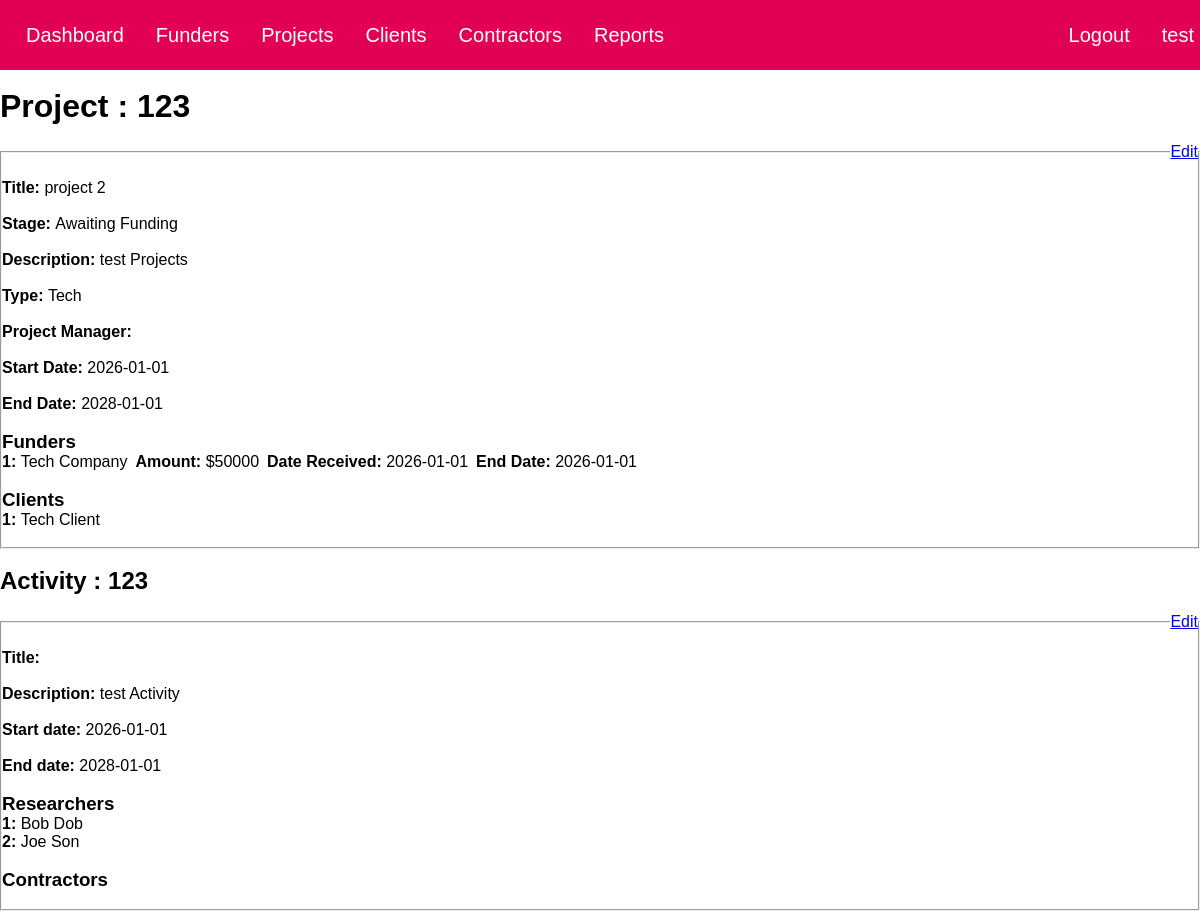
/projectPage.php?project_code=123, run on the app's committed database.
### tables this page shows
CREATE TABLE `projects` (
  `project_code` varchar(100) NOT NULL,
  `title` varchar(200) DEFAULT NULL,
  `description` mediumtext DEFAULT NULL,
  `stage` enum('Ideation','Proposal in Progress','Awaiting Funding','In Progress','Completed - Not Signed Off','Completed - Signed Off') DEFAULT NULL,
  `type` varchar(100) DEFAULT NULL,
  `start_date` date DEFAULT NULL,
  `end_date` date DEFAULT NULL,
  PRIMARY KEY (`project_code`)
);

CREATE TABLE `entities` (
  `id` int(11) NOT NULL AUTO_INCREMENT,
  `first_name` varchar(100) DEFAULT NULL,
  `last_name` varchar(100) DEFAULT NULL,
  `email` varchar(200) DEFAULT NULL,
  `salutation` varchar(10) DEFAULT NULL,
  `company` varchar(100) DEFAULT NULL,
  `category` enum('non-student','Undergraduate','Masters','PHD','Other') DEFAULT NULL,
  PRIMARY KEY (`id`),
  UNIQUE KEY `email` (`email`)
);

CREATE TABLE `funders` (
  `entity_id` int(11) DEFAULT NULL,
  `project_code` varchar(100) DEFAULT NULL,
  `funding_amt` decimal(10,0) DEFAULT NULL,
  `date_given` date DEFAULT NULL,
  `end_date` date DEFAULT NULL,
  KEY `Funders_Entities_FK` (`entity_id`),
  KEY `Funders_Projects_FK` (`project_code`),
  CONSTRAINT `Funders_Entities_FK` FOREIGN KEY (`entity_id`) REFERENCES `entities` (`id`),
  CONSTRAINT `Funders_Projects_FK` FOREIGN KEY (`project_code`) REFERENCES `projects` (`project_code`)
);

CREATE TABLE `activities` (
  `activity_code` varchar(100) NOT NULL,
  `project_code` varchar(100) DEFAULT NULL,
  `title` varchar(255) DEFAULT NULL,
  `description` mediumtext DEFAULT NULL,
  `start_date` date DEFAULT NULL,
  `end_date` date DEFAULT NULL,
  `notes` mediumtext DEFAULT NULL,
  PRIMARY KEY (`activity_code`),
  KEY `Activities_Projects_FK` (`project_code`),
  CONSTRAINT `Activities_Projects_FK` FOREIGN KEY (`project_code`) REFERENCES `projects` (`project_code`)
);

### Classes/Funder.php (called while the page is built, shortened)
<?php
class Funder {
    public $entity;
    public $project;
    private $mysqli;
    private $database = "Research";
    private $table = "Funders";
    public function __construct($entity, $project) {
        $this->entity = $entity;
        $this->project = $project;
    }
    public function openConnection() {
        $this->mysqli = new \mysqli('localhost:3306','root','', $this->database);
    }
    public function getFunderDetails() {
        $query = "SELECT * FROM {$this->table} WHERE entity_id = {$this->entity->id} AND project_code = {$this->project->project_code};";
        $result = mysqli_query($this->mysqli, $query) or die(mysqli_error($this->mysqli));
        if ($result) {
            $data = mysqli_fetch_array($result, MYSQLI_ASSOC);
            $this->funding_amt = $data['funding_amt'];
            $this->date_given = $data['date_given'];
            $this->funder_end_date = $data['end_date'];
        }
    }
    public static function getFunderIds($project) {
        $check = new Funder(new Entity(), $project);
        $check->openConnection();
        $query = "SELECT entity_id AS id FROM {$check->table} WHERE project_code = {$project->project_code};";
        $result = mysqli_query($check->mysqli, $query) or die(mysqli_error($check->mysqli));
        if ($result) {
            $funderId = [];
            while ($data = mysqli_fetch_array($result, MYSQLI_ASSOC)) {
                array_push($funderId, $data['id']);
            }
            return $funderId;
        }
    }
    public static function getNumOfFunders($project) {
        $check = new Funder(new Entity(), $project);
        $check->openConnection();
        $query = "SELECT count(*) AS count FROM {$check->table} WHERE project_code = {$project->project_code};";
        $result = mysqli_query($check->mysqli, $query) or die(mysqli_error($check->mysqli));
        if ($result) {
            $data = mysqli_fetch_array($result, MYSQLI_ASSOC);
            return $data['count'];
        }
    }
}
?>

### Classes/Project.php (called while the page is built, shortened)
<?php
class Project {
    private $mysqli;
    private $database = "Research";
    private $table = "Projects";
    public function openConnection() {
        $this->mysqli = new \mysqli('localhost:3306','root','', $this->database);
    }
    public function getProject($project_code) {
        $query = "SELECT * FROM {$this->table} WHERE project_code = {$project_code};";
        $result = mysqli_query($this->mysqli, $query) or die(mysqli_error($this->mysqli));
        if ($result->num_rows == 1) {
            $this->project_code = $project_code;
        } else {
            echo "Project Not Found";
        }
    }
    public function setProject($result) {
        $project = mysqli_fetch_array($result, MYSQLI_ASSOC);
        $this->title = $project['title'];
        $this->description = $project['description'];
        $this->stage = $project['stage'];
        $this->type = $project['type'];
        $this->start_date = $project['start_date'];
        $this->end_date = $project['end_date'];
    }
}
?>

### Classes/Client.php (called while the page is built, shortened)
<?php
class Client {
    private $database = "Research";
    public function __construct($entity, $project) {
        $this->entity = $entity;
    }
    public function openConnection() {
        $this->mysqli = new \mysqli('localhost:3306','root','', $this->database);
    }
    public static function clientId($project) {
        $check = new Client(new Entity(), $project);
        $check->openConnection();
        $query = "SELECT entity_id AS id FROM {$check->table} WHERE project_code = {$project->project_code};";
        $result = mysqli_query($check->mysqli, $query) or die(mysqli_error($check->mysqli));
        if ($result) {
            $Id = [];
            while ($data = mysqli_fetch_array($result, MYSQLI_ASSOC)) {
                array_push($Id, $data['id']);
            }
            return $Id;
        }
    }
}
?>

### Classes/Entity.php (called while the page is built, shortened)
<?php
class Entity {
    public $email;
    public $first_name, $last_name, $salutation, $company, $category;
    private $mysqli;
    private $database = "Research";
    private $table = "Entities";
    public function openConnection() {
        $this->mysqli = new \mysqli('localhost:3306','root','', $this->database);
    }
    public function getEntity($id) {
        $query = "SELECT *  FROM {$this->table} WHERE id = '{$id}';";
        $result = mysqli_query($this->mysqli, $query) or die(mysqli_error($this->mysqli));
    }
    public function setEntity($result) {
        $entity = mysqli_fetch_array($result, MYSQLI_ASSOC);
        $this->id = $entity['id'];
        $this->first_name = $entity['first_name'];
        $this->last_name = $entity['last_name'];
        $this->email = $entity['email'];
        $this->company = $entity['company'];
    }
    public function getName() {
        $name = $this->first_name . $this->last_name ? $this->first_name . " " . $this->last_name : "";
        $name .= $name && $this->company ? ", " : "";
        $name .= $this->company ? "{$this->company}" : "";
        $name = $name ? $name : $this->email;
        return $name;
    }
}
?>

### Classes/Activity.php (called while the page is built, shortened)
<?php
class Activity {
    public $project;
    private $mysqli;
    private $database = "Research";
    private $table = "Activities";
    public function __construct($project, $activity_code = 0) {
        $this->project = $project;
        $this->activity_code = $activity_code;
    }
    public function openConnection() {
        $this->mysqli = new \mysqli('localhost:3306','root','', $this->database);
    }
    public function getActivity($activity_code) {
        $query = "SELECT *  FROM $this->table WHERE activity_code = {$activity_code} AND project_code = {$this->project->project_code};";
        $result = mysqli_query($this->mysqli, $query) or die(mysqli_error($this->mysqli));
    }
    public function setActivity($result) {
        $activity = mysqli_fetch_array($result, MYSQLI_ASSOC);
        $this->description = $activity['description'];
        $this->start_date = $activity['start_date'];
        $this->end_date = $activity['end_date'];
    }
    public static function getActivityCodes($project_code) {
        $check = new Activity($project_code);
        $check->openConnection();
        $query = "SELECT activity_code AS code FROM {$check->table} WHERE project_code = {$project_code};";
        $result = mysqli_query($check->mysqli, $query) or die(mysqli_error($check->mysqli));
        if ($result) {
            $code = [];
            while ($data = mysqli_fetch_array($result, MYSQLI_ASSOC)) {
                array_push($code, $data['code']);
            }
            return $code;
        }
    }
}
?>

### Classes/Researcher.php (called while the page is built, shortened)
<?php
class Researcher {
    private $database = "Research";
    public function __construct($entity, $activity) {
        $this->entity = $entity;
    }
    public function openConnection() {
        $this->mysqli = new \mysqli('localhost:3306','root','', $this->database);
    }
    public static function researcherId($activity) {
        $check = new Researcher(new Entity(), $activity);
        $check->openConnection();
        $query = "SELECT entity_id AS id FROM {$check->table} WHERE activity_code = {$activity->activity_code};";
        $result = mysqli_query($check->mysqli, $query) or die(mysqli_error($check->mysqli));
        if ($result) {
            $Id = [];
            while ($data = mysqli_fetch_array($result, MYSQLI_ASSOC)) {
                array_push($Id, $data['id']);
            }
            return $Id;
        }
    }
}
?>

### Classes/Contractor.php (called while the page is built, shortened)
<?php
class Contractor {
    private $database = "Research";
    public function openConnection() {
        $this->mysqli = new \mysqli('localhost:3306','root','', $this->database);
    }
    public static function getContractorIds($activity) {
        $check = new Contractor(new Entity(), $activity);
        $check->openConnection();
        $query = "SELECT entity_id AS id FROM {$check->table} WHERE activity_code = {$activity->activity_code};";
        $result = mysqli_query($check->mysqli, $query) or die(mysqli_error($check->mysqli));
        if ($result) {
            $Id = [];
            return $Id;
        }
    }
}
?>

### projectPage.php (the view, shortened to what this page needs)
<?php
$project_code = $_GET['project_code'];
$project = new Project($project_code);
$project->openConnection();
$project->getProject($project_code);
$project->closeConnection();
$managerId = Project_Manager::managerId($project);
if ($managerId !== 0) {
    $manager = new Project_Manager(new Entity($managerId), $project);
    $manager->entity->openConnection();
    $manager->entity->getEntity($managerId);
    $manager->entity->closeConnection();
}
$numOfFunders = Funder::getNumOfFunders($project);
$funderId = Funder::getFunderIds($project);
$funder = [];
for ($i = 0; $i < $numOfFunders; $i++) {
    $funder[$i] = new Funder(new Entity($funderId[$i]), $project);
    $funder[$i]->entity->openConnection();
    $funder[$i]->entity->getEntity($funderId[$i]);
    $funder[$i]->entity->openConnection();
    $funder[$i]->openConnection();
    $funder[$i]->getFunderDetails();
    $funder[$i]->closeConnection();
}
$clientId = Client::clientId($project);
$numOfClients = count($clientId);
$client = [];
for ($i = 0; $i < $numOfClients; $i++) {
    $client[$i] = new Client(new Entity($clientId[$i]), $project);
    $client[$i]->entity->openConnection();
    $client[$i]->entity->getEntity($clientId[$i]);
    $client[$i]->entity->closeConnection();
}
$activityCodes = Activity::getActivityCodes($project_code);
$numOfActivities = count($activityCodes);
$activity = [];
$researcher = [];
for ($i = 0; $i < $numOfActivities; $i++) {
    $activity[$i] = new Activity($project, $activityCodes[$i]);
    $activity[$i]->openConnection();
    $activity[$i]->getActivity($activityCodes[$i]);
    $activity[$i]->closeConnection();
    $researcherId = Researcher::researcherId($activity[$i]);
    $numOfResearchers = count($researcherId);
    $researcher[$i] = [];
    for ($j = 0; $j < $numOfResearchers; $j++) {
        $researcher[$i][$j] = new Researcher(new Entity($researcherId[$j]), $activity[$i]);
        $researcher[$i][$j]->entity->openConnection();
        $researcher[$i][$j]->entity->getEntity($researcherId[$j]);
        $researcher[$i][$j]->entity->closeConnection();
    }
    $contractorId = Contractor::getContractorIds($activity[$i]);
    $numOfContractors = count($contractorId);
}
?>
<html>
    <head>
        <link rel="stylesheet" href="index.css">
    </head>
    <body onload='displayHeader()'>
        <div class='header' id='header'></div>
        <br>
        <h1>Project : <?= $project_code ?></h1>
        <br>
        <fieldset>
            <legend align="right"><a id="editProject" onclick="editProject(<?= $project_code ?>, <?= $numOfFunders ?>, <?= $numOfClients ?>);loadEntities();return false;" href="#">Edit</a></legend>
            <br>
            <p><span class='tag'>Title: </span><span id="title"><?= $project->title ?></span></p><br>
            <p><span class='tag'>Stage: </span><span id="stage"><?= $project->stage ?></span></p><br>
            <p><span class='tag'>Description: </span><span id="description"><?= $project->description ?></span></p><br>
            <p><span class='tag'>Type: </span><span id="type"><?= $project->type ?></span></p><br>
            <p><span class='tag'>Project Manager: </span><span id="manager"><?= $manager->entity->getName(); ?></span></p><br>
            <p><span class='tag'>Start Date: </span><span id="start_date"><?= $project->start_date ?></span></p><br>
            <p><span class='tag'>End Date: </span><span id="end_date"><?= $project->end_date ?></span></p><br>
            <h3>Funders</h3>
            <?php
            for ($i = 0; $i < $numOfFunders; $i++) {
                $j = $i + 1;
                echo "<p><span class='tag'>{$j}: </span><span id='funder{$j}'>" . $funder[$i]->entity->getName() . "</span>&ensp;"
                . "<strong>Amount:</strong> $<span id='funding_amt{$j}'>" . $funder[$i]->funding_amt . "</span>&ensp;"
                . "<strong>Date Received:</strong> <span id='date_given{$j}'>" . $funder[$i]->date_given . "</span>&ensp;"
                . "<strong>End Date:</strong> <span id='funder_end_date{$j}'>" . $funder[$i]->funder_end_date . "</span></p>";
            }
            echo "<br>";
            echo "<h3>Clients</h3>";
            for ($i = 1; $i <= $numOfClients; $i++) {
                echo "<p><span class='tag'>{$i}: </span><span id='client{$i}'>"
                . $client[$i - 1]->entity->getName() . "</span></p>";
            }
            ?>
            <br>
        </fieldset>
        <?php
        for ($j = 0; $j < $numOfActivities; $j++) {
            $k = $j + 1;
            ?>
            <br>
            <h2>Activity : <?= $activity[$j]->activity_code ?></h2>
            <br>
            <fieldset id='activity<?= $k ?>'>
                <legend align='right'><a id='editActivity<?= $k ?>' onclick='editActivity(<?= $k ?>,<?= $numOfClients ?>,<?= $numOfResearchers ?>,<?= $numOfStudents ?>,<?= $numOfContractors ?>);return false;' href='#'>Edit</a></legend>
                <br>
                <p><span class='tag'>Title: </span><span id='aTitle<?= $k ?>'><?= $activity[$j]->title ?></span></p>
                <br>
                <p><span class='tag'>Description: </span><span id='aDescription<?= $k ?>'><?= $activity[$j]->description ?></span></p>
                <br>
                <p><span class='tag'>Start date: </span><span id='aStartDate<?= $k ?>'><?= $activity[$j]->start_date ?></span></p>
                <br>
                <p><span class='tag'>End date: </span><span id='aEndDate<?= $k ?>'><?= $activity[$j]->end_date ?></span></p>
                <br>
                    <?php
                echo "<h3>Researchers</h3>";
                for ($i = 1; $i <= count($researcher[$j]); $i++) {
                    echo "<p><span class='tag'>{$i}: </span><span id='researcher{$j}{$i}'>"
                    . $researcher[$j][$i - 1]->entity->getName() . "</span></p>";
                }
                echo "<br>";
                echo "<h3>Contractors</h3>";
                ?>
                <br>
            </fieldset>
            <?php
        }
        ?>
    </body>
</html>

### index.css (style rules this page uses)
* { margin: 0; padding: 0; font-family: 'Modern Era', sans-serif; }
html { height: 100%; }
body { min-height: 100%; background-color: white; }
.header { background: #E10054; padding: 10px; min-width: 100%; height: 50px; }

### projectPage.php (style rules this page uses)
.tag { font-weight: bold; }

### data on the page
projects: title "project 2", stage "Awaiting Funding", description "test Projects", type "Tech", start_date "2026-01-01", end_date "2028-01-01"
entities: company "Tech Company"
funders: funding_amt "50000", date_given "2026-01-01", end_date "2026-01-01"
entities: company "Tech Client"
activities: activity_code "123", description "test Activity", start_date "2026-01-01", end_date "2028-01-01"
entities: $researcher[$j][$i - 1]->entity->getName() "Bob Dob"
entities: $researcher[$j][$i - 1]->entity->getName() "Joe Son"

### other printed values
$project_code "123"
$j "1"
